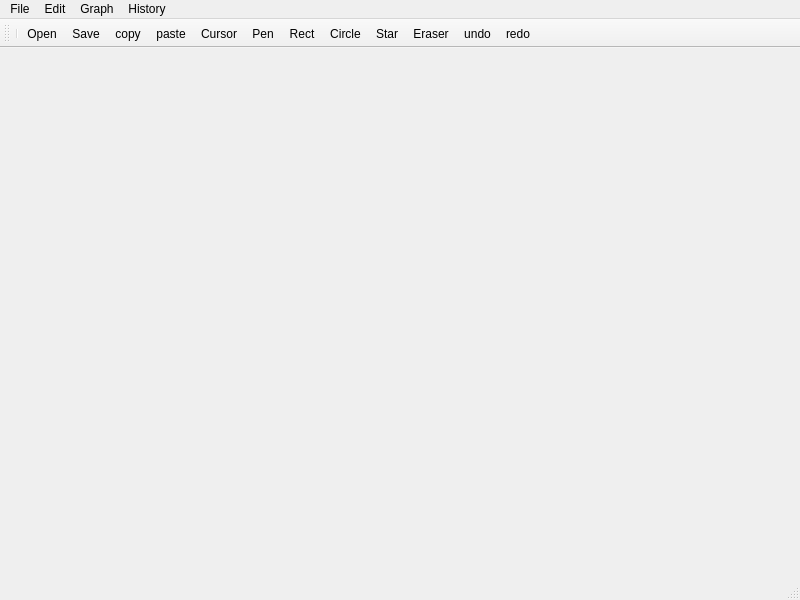
<?xml version="1.0" encoding="UTF-8"?>
<ui version="4.0">
 <class>MainWindow</class>
 <widget class="QMainWindow" name="MainWindow">
  <property name="geometry">
   <rect>
    <x>0</x>
    <y>0</y>
    <width>800</width>
    <height>600</height>
   </rect>
  </property>
  <property name="windowTitle">
   <string>MainWindow</string>
  </property>
  <widget class="QWidget" name="centralwidget"/>
  <widget class="QMenuBar" name="menubar">
   <property name="geometry">
    <rect>
     <x>0</x>
     <y>0</y>
     <width>800</width>
     <height>25</height>
    </rect>
   </property>
   <widget class="QMenu" name="menuFile">
    <property name="title">
     <string>File</string>
    </property>
    <addaction name="actionOpen"/>
    <addaction name="actionSave"/>
   </widget>
   <widget class="QMenu" name="menuEdit">
    <property name="title">
     <string>Edit</string>
    </property>
    <addaction name="actioncopy"/>
    <addaction name="actionpaster"/>
   </widget>
   <widget class="QMenu" name="menuGraph">
    <property name="title">
     <string>Graph</string>
    </property>
    <addaction name="actionCursor"/>
    <addaction name="actionPen"/>
    <addaction name="actionRect"/>
    <addaction name="actionCircle"/>
    <addaction name="actionEllipse"/>
    <addaction name="actionStar"/>
    <addaction name="actionEraser"/>
   </widget>
   <widget class="QMenu" name="menuHistory">
    <property name="title">
     <string>History</string>
    </property>
    <addaction name="actionundo"/>
    <addaction name="actionredo"/>
   </widget>
   <addaction name="menuFile"/>
   <addaction name="menuEdit"/>
   <addaction name="menuGraph"/>
   <addaction name="menuHistory"/>
  </widget>
  <widget class="QStatusBar" name="statusbar"/>
  <widget class="QToolBar" name="toolBar">
   <property name="windowTitle">
    <string>toolBar</string>
   </property>
   <attribute name="toolBarArea">
    <enum>TopToolBarArea</enum>
   </attribute>
   <attribute name="toolBarBreak">
    <bool>false</bool>
   </attribute>
   <addaction name="separator"/>
   <addaction name="actionOpen"/>
   <addaction name="actionSave"/>
   <addaction name="actioncopy"/>
   <addaction name="actionpaster"/>
   <addaction name="actionCursor"/>
   <addaction name="actionPen"/>
   <addaction name="actionRect"/>
   <addaction name="actionCircle"/>
   <addaction name="actionStar"/>
   <addaction name="actionEraser"/>
   <addaction name="actionredo"/>
   <addaction name="actionundo"/>
  </widget>
  <action name="actionOpen">
   <property name="icon">
    <iconset resource="resource.qrc">
     <normaloff>:/resource/edit/open.png</normaloff>:/resource/edit/open.png</iconset>
   </property>
   <property name="text">
    <string>Open</string>
   </property>
  </action>
  <action name="actionSave">
   <property name="checkable">
    <bool>false</bool>
   </property>
   <property name="checked">
    <bool>false</bool>
   </property>
   <property name="icon">
    <iconset resource="resource.qrc">
     <normaloff>:/resource/edit/save.png</normaloff>:/resource/edit/save.png</iconset>
   </property>
   <property name="text">
    <string>Save</string>
   </property>
  </action>
  <action name="actioncopy">
   <property name="icon">
    <iconset resource="resource.qrc">
     <normaloff>:/resource/edit/copyIcon.png</normaloff>:/resource/edit/copyIcon.png</iconset>
   </property>
   <property name="text">
    <string>copy</string>
   </property>
  </action>
  <action name="actionpaster">
   <property name="icon">
    <iconset resource="resource.qrc">
     <normaloff>:/resource/edit/pasteIcon.png</normaloff>:/resource/edit/pasteIcon.png</iconset>
   </property>
   <property name="text">
    <string>paste</string>
   </property>
  </action>
  <action name="actionCursor">
   <property name="icon">
    <iconset resource="resource.qrc">
     <normaloff>:/resource/graph/cursor.png</normaloff>:/resource/graph/cursor.png</iconset>
   </property>
   <property name="text">
    <string>Cursor</string>
   </property>
  </action>
  <action name="actionPen">
   <property name="icon">
    <iconset resource="resource.qrc">
     <normaloff>:/resource/graph/pen.png</normaloff>:/resource/graph/pen.png</iconset>
   </property>
   <property name="text">
    <string>Pen</string>
   </property>
  </action>
  <action name="actionRect">
   <property name="icon">
    <iconset resource="resource.qrc">
     <normaloff>:/resource/graph/rectangle1.png</normaloff>:/resource/graph/rectangle1.png</iconset>
   </property>
   <property name="text">
    <string>Rect</string>
   </property>
  </action>
  <action name="actionCircle">
   <property name="icon">
    <iconset resource="resource.qrc">
     <normaloff>:/resource/graph/circle.png</normaloff>:/resource/graph/circle.png</iconset>
   </property>
   <property name="text">
    <string>Circle</string>
   </property>
  </action>
  <action name="actionEllipse">
   <property name="icon">
    <iconset resource="resource.qrc">
     <normaloff>:/resource/graph/ellipse.png</normaloff>:/resource/graph/ellipse.png</iconset>
   </property>
   <property name="text">
    <string>Ellipse</string>
   </property>
  </action>
  <action name="actionStar">
   <property name="icon">
    <iconset resource="resource.qrc">
     <normaloff>:/resource/graph/star.png</normaloff>:/resource/graph/star.png</iconset>
   </property>
   <property name="text">
    <string>Star</string>
   </property>
  </action>
  <action name="actionEraser">
   <property name="icon">
    <iconset resource="resource.qrc">
     <normaloff>:/resource/graph/eraser.png</normaloff>:/resource/graph/eraser.png</iconset>
   </property>
   <property name="text">
    <string>Eraser</string>
   </property>
  </action>
  <action name="actionundo">
   <property name="icon">
    <iconset resource="resource.qrc">
     <normaloff>:/resource/graph/undoIcon.png</normaloff>:/resource/graph/undoIcon.png</iconset>
   </property>
   <property name="text">
    <string>redo</string>
   </property>
  </action>
  <action name="actionredo">
   <property name="icon">
    <iconset resource="resource.qrc">
     <normaloff>:/resource/graph/redoIcon.png</normaloff>:/resource/graph/redoIcon.png</iconset>
   </property>
   <property name="text">
    <string>undo</string>
   </property>
  </action>
 </widget>
 <resources>
  <include location="resource.qrc"/>
 </resources>
 <connections/>
</ui>
